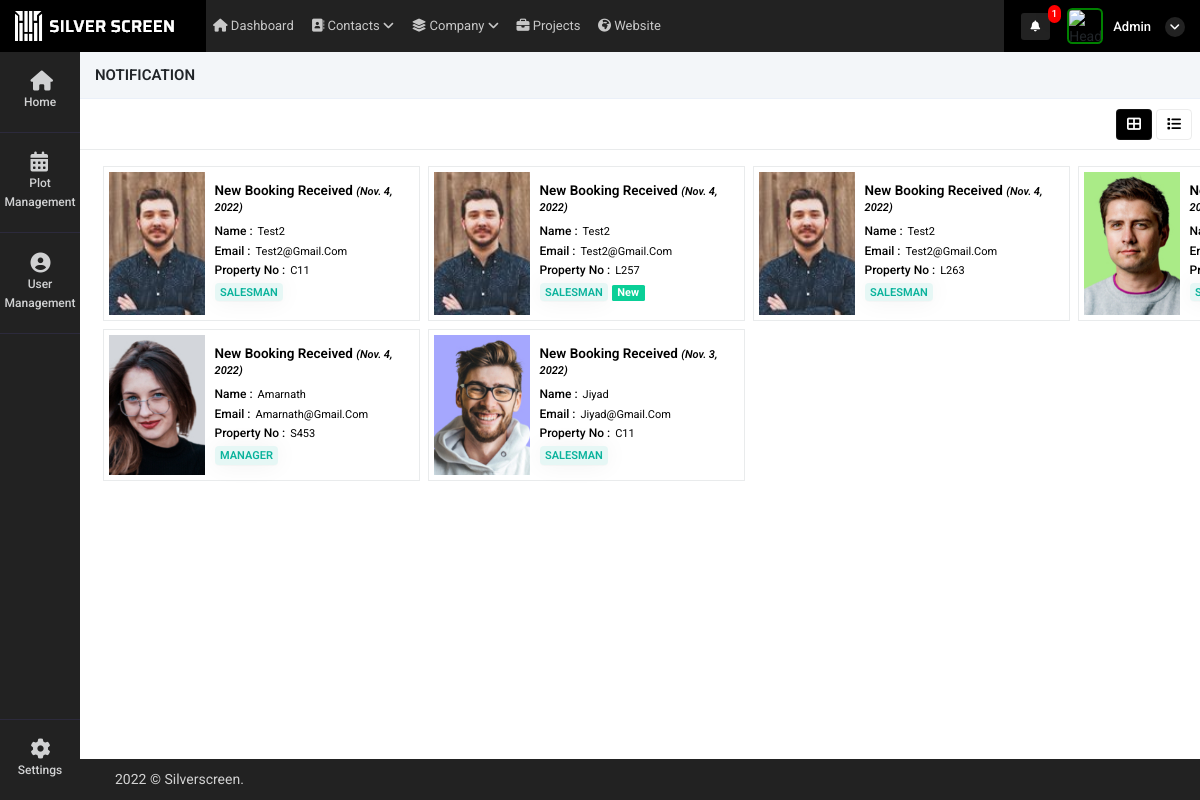
/view_all_activity (signed in), run on an earlier commit of the app's database.
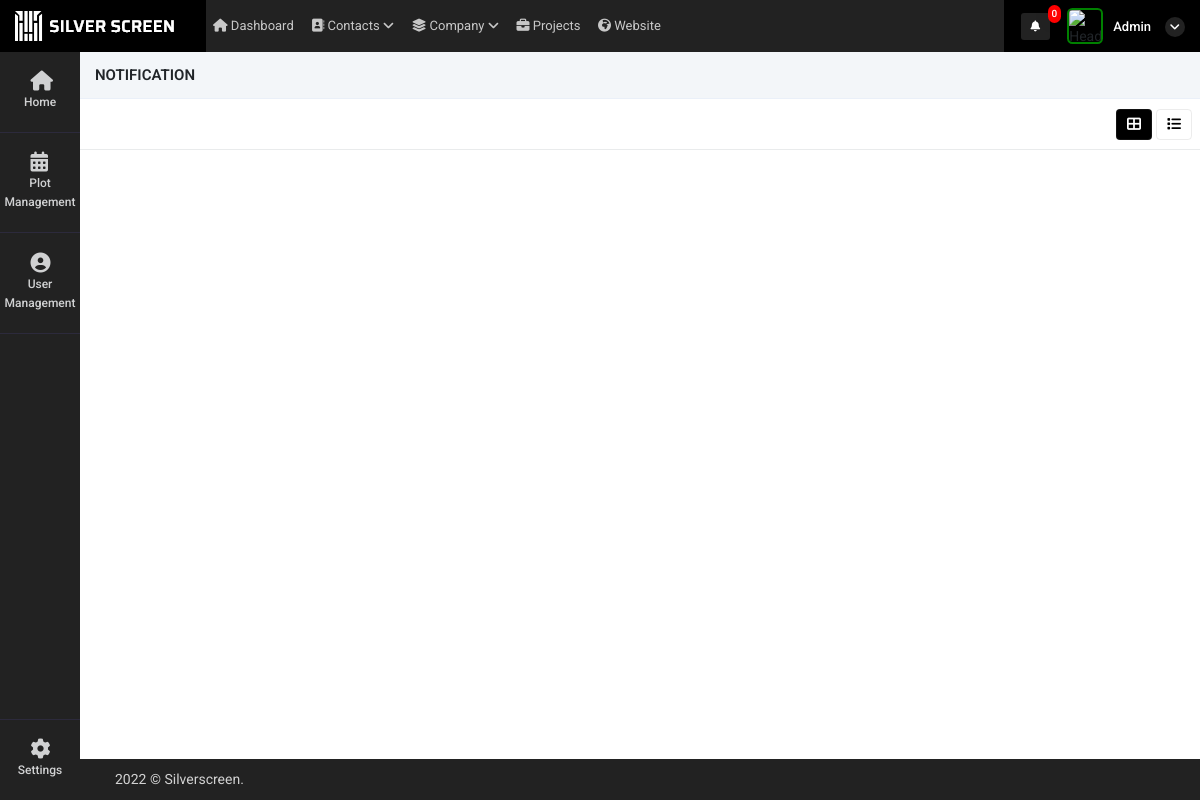
And on a later commit of the database.
### super_admin/models.py (models this page shows, shortened)
class common(models.Model):  # COMM0N
    dt = models.DateField(auto_now=True)
    tm = models.TimeField(auto_now=True)
    updated = models.DateTimeField(default=timezone.now)
    status = models.CharField(max_length=255, null=True)
    class Meta:
        abstract = True

class user_request_plot(common):
    auth_user = models.ForeignKey(User,on_delete=models.CASCADE,related_name="user_request_plot_login_id", null=True)
    user_id = models.ForeignKey(user_Details,on_delete=models.CASCADE,related_name="user_request_plot_user_login_id", null=True)
    property_mapping_id = models.ForeignKey(intractive_map,on_delete=models.CASCADE,related_name="user_request_plot_user_login_id", null=True)
    name = models.CharField(max_length=255,null=True)
    booking_id = models.CharField(max_length=255,null=True)
    phone = models.CharField(max_length=255,null=True)
    bank = models.CharField(max_length=255,null=True)
    manager_id = models.ForeignKey(user_Details,on_delete=models.CASCADE,related_name="user_request_plot_manager_id", null=True)
    read_status = models.IntegerField(default=0)
    booking_status = models.IntegerField(null=True)
    reset_to_availale = models.IntegerField(null=True)

class user_Details(common):
    auth_user = models.ForeignKey(User,on_delete=models.CASCADE,related_name="auth_user_login_id", null=True)
    name = models.CharField(max_length=255,null=True)
    phone = models.CharField(max_length=255,null=True)
    email = models.EmailField(null=True)
    mobile = models.CharField(max_length=255,null=True)
    emp_id = models.CharField(max_length=255,null=True)
    address1 = models.CharField(max_length=255,null=True)
    address2 = models.CharField(max_length=255,null=True)
    city = models.CharField(max_length=255,null=True)
    state = models.CharField(max_length=255,null=True)
    country = models.CharField(max_length=255,null=True)
    zip = models.CharField(max_length=255,null=True)
    password_geration_type = models.CharField(max_length=255,choices=password_generate_option,null=True)
    user_type = models.CharField(max_length=255,choices=login_user_type,null=True)
    atatchment = models.FileField(upload_to="user_image",null=True)
    created_by = models.ForeignKey(User,on_delete=models.CASCADE,related_name="added_by_user_id", null=True)
    plot_list_view = models.CharField(max_length=255,null=True)
    price_visibility = models.IntegerField(null=True,default=1)
    property_access =  models.CharField(max_length=255,choices=property_access_option,null=True)

class intractive_map(models.Model):
    Name = models.CharField(max_length=255, null=True)
    Phoneno = models.CharField(max_length=255, null=True)
    UnitNo = models.IntegerField(null=True)
    UnitNo_primary = models.IntegerField(null=True)
    BlockNo = models.CharField(max_length=255, null=True)
    UnitArea = models.FloatField(max_length=255, null=True)
    LandArea = models.FloatField(max_length=255, null=True)
    UType = models.CharField(max_length=255, null=True)
    Price = models.FloatField(blank=True, null=True)
    Bank = models.CharField(max_length=255,null=True)
    Status = models.CharField(max_length=255,null=True)
    dt = models.DateField(auto_now_add=True)
    tm = models.TimeField(auto_now_add=True)
    current_status = models.CharField(max_length=255,null=True)
    attached_file = models.FileField(upload_to="property_image",null=True)
    currency = models.CharField(max_length=255,null=True,default="SAR")
    Price_currency = models.CharField(max_length=255,null=True)

### super_admin/views.py (the view, shortened to what this page needs)
# urls.py: path('view_all_activity',views.view_all_activity,name='view_all_activity'),
@login_required(login_url='/')
def view_all_activity(request):
    user = User.objects.get(id=request.user.id)
    st = user.is_superuser
    if st == True:
        data = user_request_plot.objects.all().order_by("-id")
    context = {
        'data':data
    }
    return render(request,'super_admin/view_all_activity.html',context)

### super_admin/templatetags/notification.py (called while the page is built, shortened)
@register.filter(name='get_notifications')
def get_notifications(value,args):
    user_dat = User.objects.get(id=value.id)
    st = user_dat.is_superuser
    data_count = ''
    if st == True:
        data_count = user_request_plot.objects.filter(read_status=0).count()
    return data_count

@register.filter(name='get_loginUsernameImage')
def get_loginUsernameImage(value,args):
    user_dat = User.objects.get(id=value.id)
    st = user_dat.is_superuser
    image_url = ''
    if st == True:
        image_url = 'http://10.10.10.119:8000/static/adminicon.jpg'
    else:
        user_data = user_Details.objects.get(auth_user=value.id)
        if user_data.atatchment == '':
            image_url = 'http://10.10.10.119:8000/static/adminicon.jpg'
        else:
            image_url ='../media/'+str(user_data.atatchment)
    return image_url

@register.filter(name='get_user_type')
def get_user_type(value,args):
    user_dat = User.objects.get(id=value.id)
    st = user_dat.is_superuser
    if st == True:
        return False

### super_admin/templates/super_admin/view_all_activity.html (shortened to what this page needs)
{% extends "super_admin/base.html" %}
{% load static %}
{% block content %}
<div class="content">
    <div class="container-fluid px-0">
        <div class="row">
            <div class="col-12 buttns">
                <h5>Notification</h5>
            </div>
            <div class="col-md-12 contnt">
                <div class="d-flex align-items-center justify-content-between px-2">
                    <div class="col-md-4 px-0">
                    </div>
                    <div class="d-flex align-items-center">
                        <ul class="nav nav-tabs nav-ta" role="tablist">
                            <li class="nav-item mx-1">
                                <a class="nav-link kan-tab active" data-toggle="tab"
                                    href="#ho" role="tab" aria-selected="false">
                                    <i class="fas fa-th-large"></i>
                                </a>
                            </li>
                            <li class="nav-item">
                                <a class="nav-link kan-tab" data-toggle="tab"
                                    href="#pro" role="tab" aria-selected="false">
                                    <i class="fas fa-list"></i>
                                </a>
                            </li>
                        </ul>
                    </div>
                </div>
                <div class="tab-content">
                    <div class="tab-pane active" id="ho" role="tabpanel">
                        <div class='app'>
                            <main class='project1'>
                                <div class='project-tasks1 mb-1 container-fluid'>
                                    {% for i in data %}
                                    <div class='project-column mt-2'>
                                        <a style="text-decoration: none;color: black" href="booking_more_details?id={{i.id}}">
                                        <div class="customer-bx">
                                            <div class="cust-img" style="background-image: url('../media/{{i.user_id.atatchment}}');">
                                            </div>
                                            <div class="customer-content">
                                                <h5>New Booking Received <i>({{i.dt}})</i> </h5>
                                                <span class="d-flex"><h6>Name : </h6> {{i.user_id.name|title}}</span>
                                                <span class="d-flex"><h6>Email : </h6> {{i.user_id.email|title}}</span>
                                                <span class="d-flex"><h6>Property No : </h6> {{i.property_mapping_id.BlockNo}}{{i.property_mapping_id.UnitNo}}</span>
                                                <span class="badge badge-soft-success text-uppercase">{{i.user_id.user_type}}</span>
                                                {% if i.read_status == 0 %}
                                                <span class="cust-badge badge-success mb-1">New</span>
                                                {% endif %}
                                            </div>
                                        </div>
                                        </a>
                                    </div>
                                    {% endfor %}
                                </div>
                            </main>
                        </div>
                    </div>
                </div>
            </div>
        </div>
    </div>
</div>
{% endblock %}

### super_admin/templates/super_admin/base.html (shortened to what this page needs)
<!doctype html>
<html lang="en">
    {% load static %}
    {% load notification %}
<head>
    <link rel="stylesheet" href="{% static 'admin/css/morris.css' %}">
    <link href="{% static 'admin/css/bootstrap.min.css' %}" rel="stylesheet" type="text/css" />
    <link href="{% static 'admin/css/icons.css' %}" rel="stylesheet" type="text/css" />
    <link href="{% static 'admin/css/style.css' %}" rel="stylesheet" type="text/css" />
</head>
<body class="">
    <div id="wrapper">
        <div class="left side-menu">
            <div class="slimscroll-menu" id="remove-scroll">
                <div id="sidebar-menu" class="sidaber_menu">
                    <ul class="" id="side-menu">
                        <li>
                            <a class="splnav" href="{% url 'home' %}"> <i class="fa fa-home"></i>
                                <p>Home</p>
                            </a>
                        </li>
                        <li>
                            <a class="splnav" href="property_management"> <i class="fa fa-calendar"></i>
                                <p>Plot Management</p>
                            </a>
                        </li>
                        <li>
                            <a href="user_management" class="splnav"> <i class="fa fa-user-circle"></i>
                                <p>User Management</p>
                            </a>
                        </li>
                        <li class="bootm_toggle_settings_button ">
                            <a class="splnav bdr_btmnone_nav" href="settings.html"> <i class="fa fa-cog"></i>
                                <p>Settings</p>
                            </a>
                        </li>
                    </ul>
                </div>
            </div>
        </div>
        <div class="content-page">
            <div class="topbar">
                <div class="navbar-header">
                    <div class="d-flex">
                        <div class="binance">
                            <img src="{% static 'admin/img/silv.png' %}" alt="">
                        </div>
                    </div>
                    <ul class="navbar-nav1 bg-2 col">
                        <li class="nav-item d-none d-sm-inline-block">
                            <a href="" class="nav-link"><i class="fa fa-home"></i> Dashboard</a>
                        </li>
                        <li class="nav-item d-none d-sm-inline-block">
                            <a href="" class="nav-link"><i class="fa fa-address-book"></i> Contacts <i
                                    class="a-right fa fa-angle-down"></i></a>
                        </li>
                        <li class="nav-item d-none d-sm-inline-block">
                            <a href="" class="nav-link"><i class="fas fa-layer-group"></i> Company <i
                                    class="a-right fa fa-angle-down"></i></a>
                        </li>
                        <li class="nav-item d-none d-sm-inline-block">
                            <a href="" class="nav-link"><i class="fas fa-briefcase"></i> Projects</a>
                        </li>
                        <li class="nav-item d-none d-sm-inline-block">
                            <a href="" class="nav-link"><i class="fas fa-globe-africa"></i> Website</a>
                        </li>
                    </ul>
                    <div class="d-flex align-items-center icns">
                        <div class="dropdown topbar-head-dropdown ms-1 header-item">
                            <a href="view_all_activity">
                                <i class="fas fa-bell fs-icn">
                                    <span
                                        class="position-absolute topbar-badge fs-9 translate-middle badge rounded-pill bg-red">{{ request.user|get_notifications:"sss" }}</span></i>
                                    </a>
                        </div>
                        <div class="dropdown header-item topbar-user king button-drpdown">
                            <span class="d-flex align-items-center drpdown-toggle">
                                <img class="header-profile-user" src="{{ request.user|get_loginUsernameImage:"sss" }}" alt="Header Avatar">
                                <span class="text-start ms-xl-2">
                                    <span class="d-none d-xl-inline-block ms-1 fw-medium user-name-text">  {{request.user.username|title}}</span>
                                    <i class="pro-icn fa fa-angle-down"></i>
                                </span>
                            </span>
                        </div>
                    </div>
                </div>
            </div>
            <div class="content">
                {% block content %}
                {% endblock %}
            </div>
            <footer class="footer">
                <div class="container-fluid">
                    <div class="row">
                        <div class="col-sm-6">
                             © Silverscreen.
                        </div>
                        <div class="col-sm-6">
                        </div>
                    </div>
                </div>
            </footer>
        </div>
    </div>
</body>
</html>

What changed in the data, as far as the page shows it:
removed user_request_plot: user_id.atatchment (picture), dt "Nov. 4, 2022", user_id.name "Test2", user_id.email "Test2@Gmail.Com", property_mapping_id.BlockNo "C", property_mapping_id.UnitNo "11", user_id.user_type "SALESMAN"
removed user_request_plot: user_id.atatchment (picture), dt "Nov. 4, 2022", user_id.name "Test2", user_id.email "Test2@Gmail.Com", property_mapping_id.BlockNo "L", property_mapping_id.UnitNo "257", user_id.user_type "SALESMAN", read_status "New"
removed user_request_plot: user_id.atatchment (picture), dt "Nov. 4, 2022", user_id.name "Test2", user_id.email "Test2@Gmail.Com", property_mapping_id.BlockNo "L", property_mapping_id.UnitNo "263", user_id.user_type "SALESMAN"
removed user_request_plot: user_id.atatchment (picture)
removed user_request_plot: user_id.atatchment (picture), dt "Nov. 4, 2022", user_id.name "Amarnath", user_id.email "Amarnath@Gmail.Com", property_mapping_id.BlockNo "S", property_mapping_id.UnitNo "453", user_id.user_type "MANAGER"
removed user_request_plot: user_id.atatchment (picture), dt "Nov. 3, 2022", user_id.name "Jiyad", user_id.email "Jiyad@Gmail.Com", property_mapping_id.BlockNo "C", property_mapping_id.UnitNo "11", user_id.user_type "SALESMAN"
Also different on the page:
{{ request.user|get_notifications:"sss" }}: "1" → "0"
